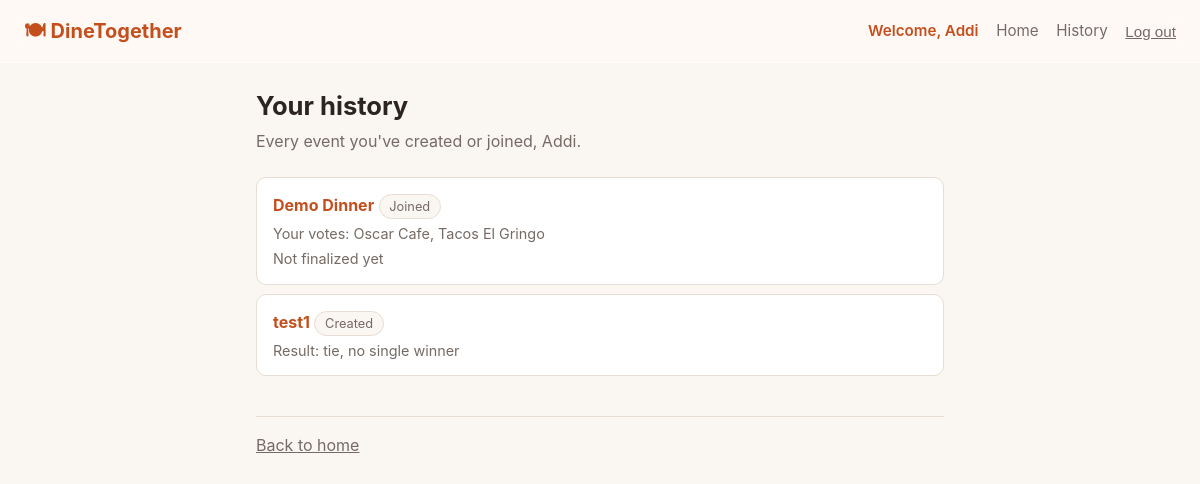
Page /history (signed in) on the earlier database version.
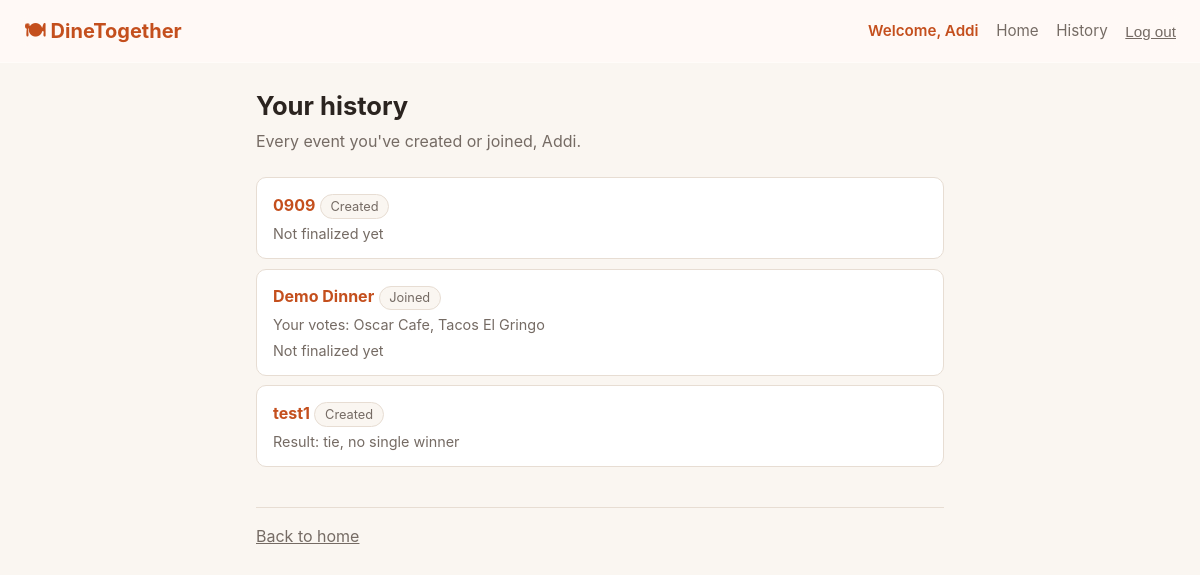
Same page on the later database version.
### tables this page shows
CREATE TABLE users (
    id            INTEGER PRIMARY KEY AUTOINCREMENT,
    username      TEXT NOT NULL UNIQUE,
    password_hash TEXT NOT NULL,
    display_name  TEXT NOT NULL,
    created_at    TEXT NOT NULL DEFAULT (datetime('now'))
);

CREATE TABLE events (
    id          INTEGER PRIMARY KEY AUTOINCREMENT,
    name        TEXT NOT NULL,
    invite_code TEXT NOT NULL UNIQUE,
    created_at  TEXT NOT NULL DEFAULT (datetime('now'))
);

### app/routes.py (the view)
@bp.get("/history")
def history():
    user = _current_user()
    if user is None:
        return redirect(url_for("main.login"))
    entries = history_service.get_history_for_user(_repo(), _vote_repo(), _restaurant_repo(), user.id)
    return render_template("history.html", entries=entries)

### app/db.py (called while the page is built)
def get_db() -> sqlite3.Connection:
    if "db" not in g:
        g.db = sqlite3.connect(
            current_app.config["DATABASE"],
            detect_types=sqlite3.PARSE_DECLTYPES,
        )
        g.db.row_factory = sqlite3.Row
        g.db.execute("PRAGMA foreign_keys = ON")
    return g.db

### app/repositories/event_repository.py (called while the page is built)
    def get_participant_for_user(self, event_id: int, user_id: int) -> Participant | None:
        row = self._db.execute(
            "SELECT id, event_id, user_id, display_name FROM participants "
            "WHERE event_id = ? AND user_id = ?",
            (event_id, user_id),
        ).fetchone()
        if row is None:
            return None
        return Participant(
            id=row["id"], event_id=row["event_id"], user_id=row["user_id"], display_name=row["display_name"]
        )

    def list_events_for_user(self, user_id: int) -> list[tuple[Event, bool]]:
        rows = self._db.execute(
            "SELECT e.id, e.name, e.invite_code, e.created_at, "
            "       p.id = (SELECT MIN(id) FROM participants WHERE event_id = e.id) AS is_creator "
            "FROM events e "
            "JOIN participants p ON p.event_id = e.id "
            "WHERE p.user_id = ? ORDER BY p.joined_at DESC",
            (user_id,),
        ).fetchall()
        return [
            (
                Event(id=r["id"], name=r["name"], invite_code=r["invite_code"], created_at=r["created_at"]),
                bool(r["is_creator"]),
            )
            for r in rows
        ]

### app/repositories/restaurant_repository.py (called while the page is built)
def _row_to_restaurant(row: sqlite3.Row) -> Restaurant:
    tags = [
        tag.strip()
        for tag in row["dietary_tags"].split(",")
        if tag.strip()
    ]
    return Restaurant(
        id=row["id"],
        name=row["name"],
        cuisine=row["cuisine"],
        price_level=row["price_level"],
        dietary_tags=tags,
        distance_mi=row["distance_mi"],
        rating=row["rating"],
    )

    def get_by_id(
        self,
        restaurant_id: int,
    ) -> Restaurant | None:
        row = self._db.execute(
            """
            SELECT
                id,
                name,
                cuisine,
                price_level,
                dietary_tags,
                distance_mi,
                rating
            FROM restaurants
            WHERE id = ?
            """,
            (restaurant_id,),
        ).fetchone()
        return _row_to_restaurant(row) if row else None

### app/routes.py (called while the page is built)
def _repo() -> EventRepository:
    return EventRepository(get_db())

### app/templates/history.html (shortened to what this page needs)
{% extends "base.html" %}
{% block content %}
  <h1>Your history</h1>
  <p class="subtitle">Every event you've created or joined, {{ current_user.display_name }}.</p>
  {% if not entries %}
    <div class="card">
      <p>You haven't joined any events yet.</p>
      <a class="btn" href="{{ url_for('main.home') }}">Create or join an event</a>
    </div>
  {% else %}
    <ul class="history-list">
      {% for entry in entries %}
        <li>
          <a href="{{ url_for('main.event_home', event_id=entry.event.id) }}"><strong>{{ entry.event.name }}</strong></a>
          <span class="tag">{{ 'Created' if entry.is_creator else 'Joined' }}</span>
          {% if entry.my_choices %}
            <div class="meta">Your vote{{ 's' if entry.my_choices|length > 1 }}: {{ entry.my_choices|map(attribute='name')|join(', ') }}</div>
          {% endif %}
          {% if entry.finalized %}
            {% if entry.is_tie %}
              <div class="meta">Result: tie, no single winner</div>
            {% else %}
              <div class="meta">Result: {{ entry.winner.name }}</div>
            {% endif %}
          {% else %}
            <div class="meta">Not finalized yet</div>
          {% endif %}
        </li>
      {% endfor %}
    </ul>
  {% endif %}
  <footer class="hint"><a href="{{ url_for('main.home') }}">Back to home</a></footer>
{% endblock %}

### app/templates/base.html (shortened to what this page needs)
<!doctype html>
<html lang="en">
<head>
  <link rel="stylesheet" href="{{ url_for('static', filename='style.css') }}">
</head>
<body>
  <header class="site">
    <a class="brand" href="{{ url_for('main.home') }}">🍽 DineTogether</a>
{% if current_user %}
  <nav class="header-nav">
    <span class="welcome-badge">Welcome, {{ current_user.display_name }}</span>
    <a href="{{ url_for('main.home') }}">Home</a>
    <a href="{{ url_for('main.history') }}">History</a>
    <form method="post" action="{{ url_for('main.logout') }}" class="logout-form">
      <button type="submit" class="link-button">Log out</button>
    </form>
  </nav>
{% else %}
  <nav class="header-nav">
    <a href="{{ url_for('main.home') }}">Home</a>
    <a href="{{ url_for('main.login') }}">Log in</a>
    <a href="{{ url_for('main.register') }}">Sign up</a>
  </nav>
{% endif %}
  </header>
  <div class="page">
    {% block content %}{% endblock %}
  </div>
</body>
</html>

### app/static/style.css (style rules this page uses)
:root { --accent: #e2622a; --accent-dark: #c44f1d; --ink: #2b2420; --muted: #756b64; --bg: #faf6f1; --card: #ffffff; --border: #e7ddd3; --success-bg: #e9f6ea; --success-ink: #276b32; --error-bg: #fbe9e7; --error-ink: #a3311a; --radius: 10px; }
* { box-sizing: border-box; }
body { margin: 0; font-family: -apple-system, "Segoe UI", Roboto, Helvetica, Arial, sans-serif; background: var(--bg); color: var(--ink); line-height: 1.5; }
.page { max-width: 720px; margin: 0 auto; padding: 1.5rem 1rem 4rem; }
header.site { display: flex; align-items: center; justify-content: space-between; padding: 1rem 1.5rem; background: rgba(255, 250, 246, 0.88); backdrop-filter: blur(12px); -webkit-backdrop-filter: blur(12px); border-bottom: 1px solid rgba(255,255,255,0.35); position: relative; z-index: 10; }
header.site a.brand { font-size: 1.25rem; font-weight: 700; color: var(--accent-dark); text-decoration: none; }
header.site nav.header-nav { display: flex; align-items: center; gap: 1.1rem; }
header.site nav.header-nav a { color: var(--muted); text-decoration: none; font-size: 0.95rem; }
.logout-form { margin: 0; }
.welcome-badge { color: var(--accent-dark); font-weight: 600; font-size: 0.95rem; }
button.link-button { background: none; border: none; padding: 0; margin: 0; color: var(--muted); font-size: 0.95rem; font-weight: 400; cursor: pointer; text-decoration: underline; }
h1 { font-size: 1.6rem; margin: 0 0 0.25rem; }
.subtitle { color: var(--muted); margin: 0 0 1.5rem; }
button, .btn { display: inline-block; margin-top: 1.25rem; padding: 0.65rem 1.3rem; background: var(--accent); color: #fff; border: none; border-radius: 8px; font-size: 1rem; font-weight: 600; cursor: pointer; text-decoration: none; text-align: center; }
.tag { display: inline-block; background: var(--bg); border: 1px solid var(--border); border-radius: 999px; padding: 0.1rem 0.6rem; font-size: 0.8rem; margin: 0.15rem 0.25rem 0 0; color: var(--muted); }
ul.history-list { list-style: none; padding: 0; }
ul.history-list li { background: var(--card); border: 1px solid var(--border); border-radius: var(--radius); padding: 0.85rem 1rem; margin-bottom: 0.6rem; }
ul.history-list a { color: var(--accent-dark); text-decoration: none; }
ul.history-list .meta { color: var(--muted); font-size: 0.9rem; margin-top: 0.25rem; }
footer.hint { margin-top: 2.5rem; padding-top: 1rem; border-top: 1px solid var(--border); }
footer.hint a { color: var(--muted); }

Differences in the rows shown:
added events: event.name "0909"
Other differences:
new list line: "Created Not finalized yet"
